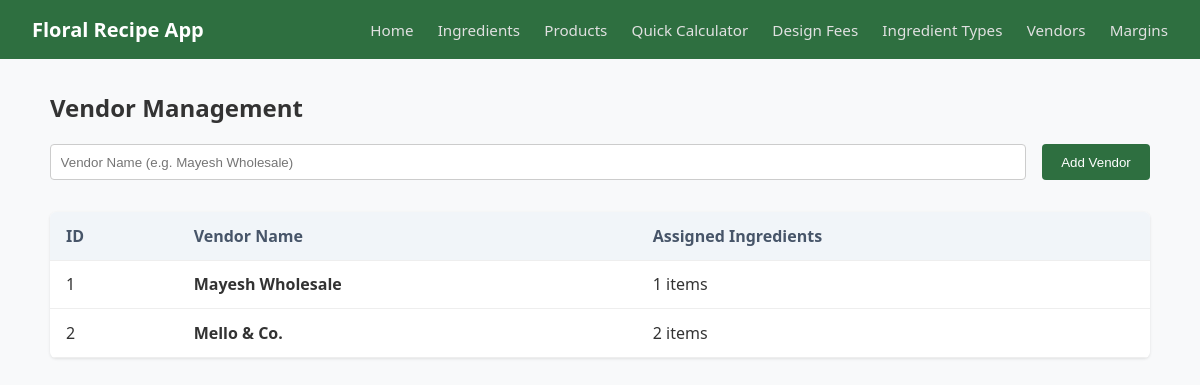
/vendors, run on the app's committed database.
### models.py (models this page shows, shortened)
class Vendor(db.Model):
    __tablename__ = 'vendors'
    id = db.Column(db.Integer, primary_key=True)
    name = db.Column(db.String(100), nullable=False)
    ingredients = db.relationship('Ingredient', backref='vendor', lazy=True)

### app.py (the view, shortened to what this page needs)
@app.route('/vendors', methods=['GET', 'POST'])
def vendors():
    all_vendors = models.Vendor.query.all()
    return render_template('vendors.html', vendors=all_vendors)

### templates/vendors.html (shortened to what this page needs)
{% extends 'base.html' %}
{% block content %}
<h2>Vendor Management</h2>
<form method="POST" class="form-inline">
    <input type="text" name="name" placeholder="Vendor Name (e.g. Mayesh Wholesale)" required>
    <button type="submit">Add Vendor</button>
</form>
<table class="data-table">
    <thead>
        <tr>
            <th>ID</th>
            <th>Vendor Name</th>
            <th>Assigned Ingredients</th>
        </tr>
    </thead>
    <tbody>
        {% for vendor in vendors %}
        <tr>
            <td>{{ vendor.id }}</td>
            <td><strong>{{ vendor.name }}</strong></td>
            <td>{{ vendor.ingredients|length }} items</td>
        </tr>
        {% else %}
        <tr><td colspan="3">No vendors found. Add one above!</td></tr>
        {% endfor %}
    </tbody>
</table>
{% endblock %}

### static/css/main.css (style rules this page uses)
body { font-family: 'Segoe UI', 'Segoe UI', Tahoma, Geneva, Verdana, sans-serif; background-color: #f8f9fa; color: #333333; margin: 0; padding: 0; }
.form-inline { display: flex; gap: 1rem; margin-bottom: 2rem; }
.form-inline input { padding: 0.6rem; border: 1px solid #ccc; border-radius: 4px; flex: 1; }
.form-inline button { background-color: #2e6f40; color: white; border: none; padding: 0.6rem 1.2rem; border-radius: 4px; cursor: pointer; }
.data-table { width: 100%; border-collapse: collapse; background: white; border-radius: 6px; overflow: hidden; box-shadow: 0 1px 3px rgba(0, 0, 0, 0.1); }
.data-table th, .data-table td { padding: 0.8rem 1rem; text-align: left; border-bottom: 1px solid #eee; }
.data-table th { background-color: #f1f5f9; color: #475569; }

### data on the page
Vendor: id "1", name "Mayesh Wholesale", ingredients|length "1"
Vendor: id "2", name "Mello & Co.", ingredients|length "2"
